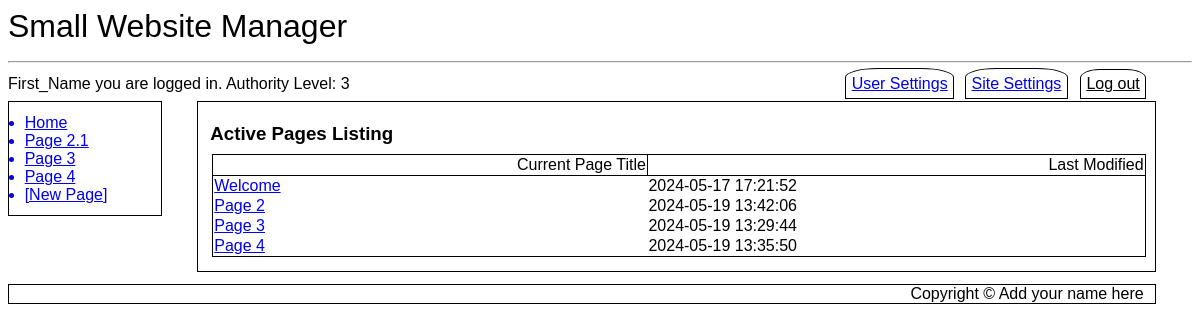
Before: /activepagelist.php (signed in) with the older database file.
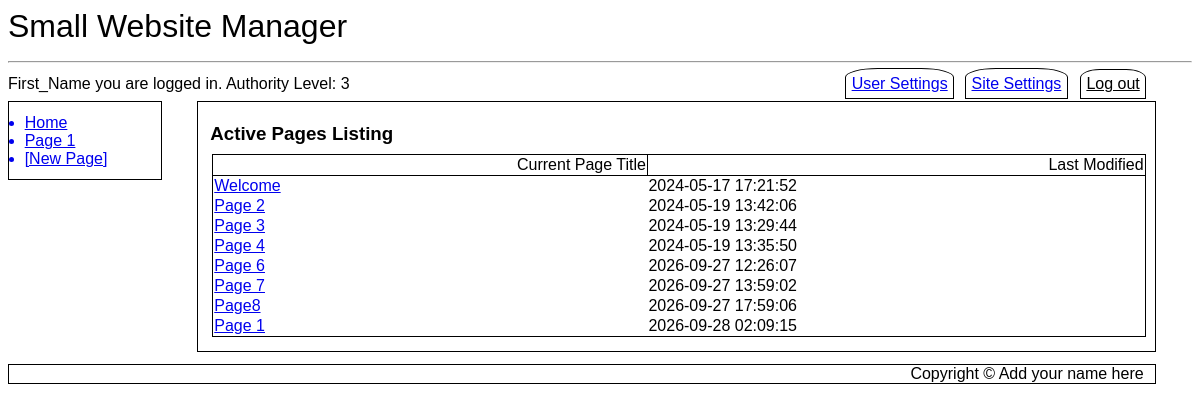
After: the same page with the newer database file.
### tables this page shows
CREATE TABLE `SubMenus` (
  `MenuID` int(11) NOT NULL,
  `LinkID` int(11) NOT NULL,
  `Page_ID` int(11) NOT NULL DEFAULT 0,
  `Menu_Entry` varchar(20) NOT NULL,
  `Title` varchar(500) NOT NULL,
  `Active` tinyint(1) NOT NULL DEFAULT 1
);

CREATE TABLE `Cust_Pages` (
  `Page_ID` int(11) NOT NULL,
  `Page_Iteration` int(11) NOT NULL,
  `Parent_Iteration` int(11) NOT NULL DEFAULT 0,
  `Title` text NOT NULL,
  `Body` text NOT NULL,
  `Last_Modified` datetime NOT NULL DEFAULT current_timestamp(),
  `Last_Author` int(11) NOT NULL
);

### activepagelist.php (the view, shortened to what this page needs)
<?php
include ("db_connect.inc");
include ("header.inc");
include ("navbar.inc");
echo "<article id=\"main\">";
if ( isset($_SESSION['first_name']) AND isset($_SESSION['user_name']) AND $_SESSION['auth_lev']==3 ) {
	echo "<h3>Active Pages Listing</h3>";
	echo "<table class='news'>\r\n";
	echo "<tr><th>Current Page Title</th><th>Last Modified</th></tr>";
	$query = "SELECT Cust_Pages.Title, Cust_Pages.Page_ID, Cust_Pages.Last_Modified FROM Cust_Pages INNER JOIN Cust_Pages_DATA ON Cust_Pages_DATA.Page_ID=Cust_Pages.Page_ID AND Cust_Pages_DATA.Page_Iteration=Cust_Pages.Page_Iteration WHERE Cust_Pages_DATA.Active=1;";
	$result = mysqli_query($cxn,$query) or die ("Couldn't execute query.");
	while($row = mysqli_fetch_assoc($result))
	{
		echo "<tr><td><a href=\"pagehistory.php?pageID={$row['Page_ID']}\">{$row['Title']}</a></td><td>{$row['Last_Modified']}</td></tr>";
	}
	echo  "</table>\r\n";
} else {
	echo "<div class=\"error\">Restricted Area. You need administrative priviledges to access this page.</div>";
}
echo "</article>";
include ("footer.inc");
?>

### header.inc (shortened to what this page needs)
<!DOCTYPE html>
<html lang="en">
<head>
	<link rel="stylesheet" href="desktop.css">
</head>
<body>
	<header>
<?php
		$query = "SELECT Value FROM Globals WHERE Global='Website Name'";
		$result = mysqli_query($cxn,$query) or die ("Couldn't execute query.");
		if ($row = mysqli_fetch_assoc($result))
		{
			$websiteName = $row['Value'];
			echo $websiteName."\r\n";
		} else {
			$message .= "Website Name not found. Check site settings.";
		}
?>
	<hr>
	</header>
<?php
if (isset($_SESSION['user_name']) AND $_SESSION['auth_lev'] >= 1) {
	echo "<div id='toptabbar' style='margin-bottom: 6pt'>\r\n";
	echo "<span style='text-align:left; margin-bottom: 0%;'>";
	echo "<nav id='hnav2' style='margin-bottom: 0%';>\r\n";
	echo $_SESSION['first_name']." you are logged in. \r\n";
	echo "Authority Level: ".$_SESSION['auth_lev']."\r\n";
	echo "</nav>\r\n";
	echo "</span>";
	echo "<span style='text-align:right; margin-bottom: 0%;'>";
	echo "<nav id='hnav1' style='margin-bottom: 0%;'>\r\n";
	echo "<a href='usersettings.php' style='margin-bottom: 0%;'>User Settings</a>\r\n";
	if ( isset($_SESSION['first_name']) AND isset($_SESSION['user_name']) AND $_SESSION['auth_lev']==3 ) {
		echo "<a href='sitesettings.php' style='margin-bottom: 0%;'>Site Settings</a>\r\n";
	}
	echo "</span>";
	echo "<span style='text-align:right; margin-bottom: 0'>";
	echo "<form style='float:right; margin-left: 1%; margin-top: 0%; margin-bottom: 0; padding: 0%;' id='logout' action='index.php' method=\"post\">\r\n";
	echo "<input class='logoutbutton' type=\"submit\" name=\"Button\" style='margin-bottom: 0; margin-top: -9%;' value=\"Log&nbsp;out\" />\r\n";
	echo "</form>\r\n";
	echo "</span>";
	echo "</div>\r\n";
} elseif (htmlentities($_SERVER['PHP_SELF']) != "/login.php") {
	echo "<span style='text-align:right'>";
	echo "<nav id='hnav1' style='margin-right: 5%'>\r\n";
	echo "<a href='login.php'>Log In</a>\r\n";
	echo "</nav>\r\n";
	echo "</span>";
}
?>

### navbar.inc
<nav id="vnav1">
<?php
$query = "SELECT Menu_Entry, Title FROM SubMenus WHERE MenuID='1' AND Active=1 ORDER BY LinkID ASC LIMIT 10";
$result = mysqli_query($cxn,$query) or die ("Couldn't execute query.");
while($row = mysqli_fetch_assoc($result))
{
	$menuEntry = $row['Menu_Entry'];
	$pageTitle = $row['Title'];
	$pageTitle = preg_replace('/ /', '_', $pageTitle);
	echo "<a href='$pageTitle'>$menuEntry</a>\r\n";
}
if ($_SESSION['auth_lev'] == 3 AND isset($_SESSION['first_name']) AND isset($_SESSION['user_name']) ) {
	echo "<a class='newpage' href='newpage.php'>[New Page]</a>\r\n";
}
?>
</nav>

### footer.inc
<footer>
	Copyright &copy; Add your name here
</footer>
</body>
</html>

### desktop.css (style rules this page uses)
* { font-family: Arial, sans-serif; box-sizing: border-box; }
header { font-size: 24pt; }
hr { margin-bottom: 1%; }
h1, h2, h3 { padding: 0%; margin-top: 1%; margin-bottom: 1%; }
div#toptabbar { margin-bottom: 0%; }
article#main { margin-left:16%; width: 81%; float:none; border: 1px solid black; padding: 1%; }
nav#vnav1 { width:13%; float:left; border: 1px solid black; padding: 1%; clear: both; margin-top: 0%; }
nav#vnav1 a { display: list-item; list-style-type: disc; margin-left: 3%; }
nav#hnav1 { margin-bottom: 0.6%; margin-right: 2%; }
form#logout { margin-right: 2%; margin-bottom: 0%; display: flex; }
input[type="submit"].logoutbutton { font-family: Arial, sans-serif; font-size: 12pt; border: 1px solid black; text-decoration: underline; margin-left: 1%; margin-top: 0%; padding: 5px; border-top-left-radius: 30%; border-top-right-radius: 30%; background-color: transparent; display: inline-block; }
nav#hnav2 { float:left; }
nav#hnav1 a { border: 1px solid black; padding: 0.5%; margin-left: 0.5%; margin-bottom: 0%; border-top-left-radius: 30%; border-top-right-radius: 30%; }
footer { padding-right: 1%; padding-left: 1%; width: 97%; margin-top: 1%; clear: both; border: 1px solid black; text-align: right; }
table.news { border: 1px solid black; width: 100%; margin: 2px; margin-bottom: 5px; padding: 10px; border-collapse: collapse; text-align: left; border: 1px solid black; margin: 2px; }
th { border: 1px solid black; font-weight: normal; text-align: right; }

Changed rows visible on the page:
removed submenus: Menu_Entry "Page 3"
removed submenus: Menu_Entry "Page 4"
changed submenus: Menu_Entry "Page 2.1" → "Page 1"
added cust_pages: Title "Page 6", Last_Modified "2026-09-27 12:26:07"
added cust_pages: Title "Page 7", Last_Modified "2026-09-27 13:59:02"
added cust_pages: Title "Page8", Last_Modified "2026-09-27 17:59:06"
added cust_pages: Title "Page 1", Last_Modified "2026-09-28 02:09:15"
